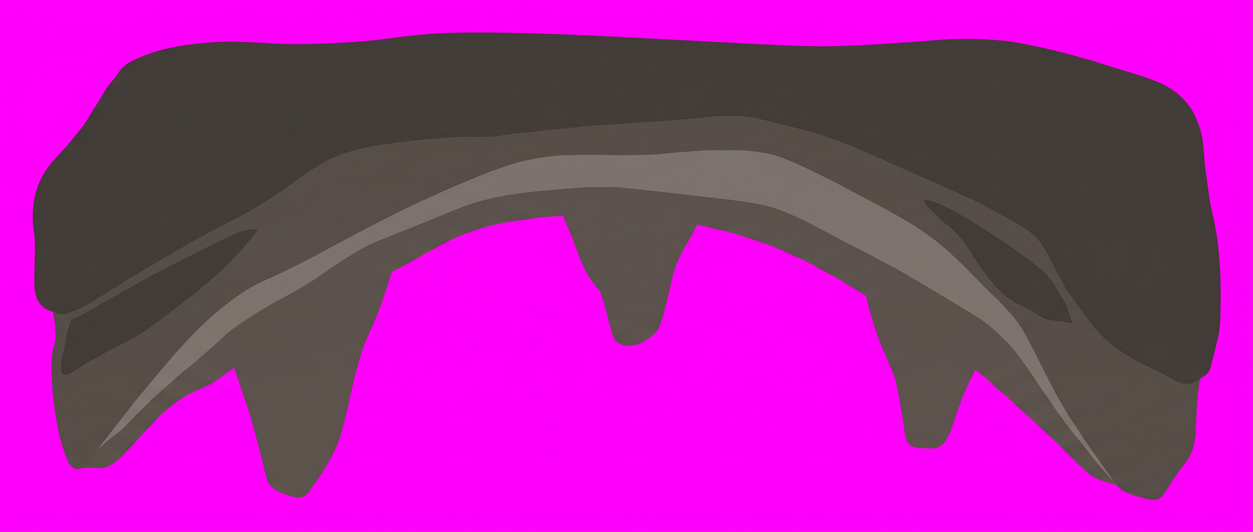
#> input picture Captures/Fire023SpringFive/fire-spring-cave-roof-chroma.png, 1253 x 532 px, shrunk from 3168 x 1344 before the run, given as the content of the folder /Art/Generated/Environment/Fire/OnDemand/fire023-spring-five, which was not available
$ python clean-chroma-spill.py
#> lines starting #> are read from the running program, lines starting #| are printed output that depends on the picture
from pathlib import Path
from PIL import Image
import json
root=Path(__file__).resolve().parents[2]
results=[]
for p in sorted((root/'Assets/Art/Generated/Environment/Fire/OnDemand/fire023-spring-five').glob('*.png')):
 im=Image.open(p).convert('RGBA');pix=im.load();count=0
 for y in range(im.height):
  for x in range(im.width):
   r,g,b,a=pix[x,y]
   if a and min(r,b)>g+8:
    spill=min(r,b)-g
    pix[x,y]=(r-spill,g,b-spill,a);count+=1
#> after the loop, count = 308642
 if count:im.save(p)
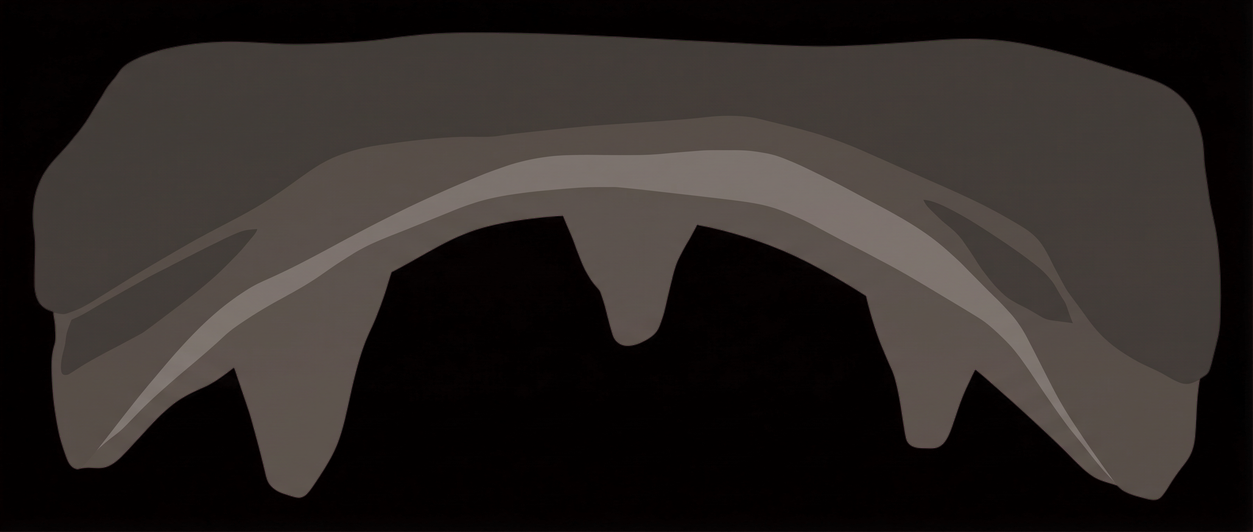
#> saved as fire-spring-cave-roof-chroma.png: PIL image 1253x532 RGBA; mean R, G, B, A 45.2, 39.7, 37.1, 255
 results.append({'file':p.name,'despilled_pixels':count})
(root/'Captures/Fire023SpringFive/despill-audit.json').write_text(json.dumps(results,indent=2));print(results)
#| [{'file': 'fire-spring-cave-roof-chroma.png', 'despilled_pixels': 308642}]

$ run again, on Captures/Fire023SpringFive/fire-spring-water-chroma.png
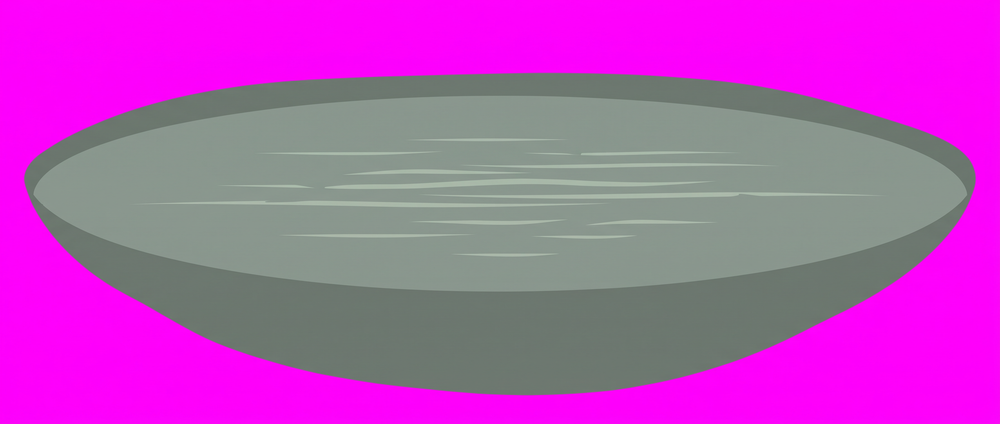
#> input picture Captures/Fire023SpringFive/fire-spring-water-chroma.png, 1000 x 424 px, shrunk from 3168 x 1344 before the run, given as the content of the folder /Art/Generated/Environment/Fire/OnDemand/fire023-spring-five, which was not available
#> after the loop `for y in range(im.height):`: count = 191435
#> `if count:im.save(p)`:
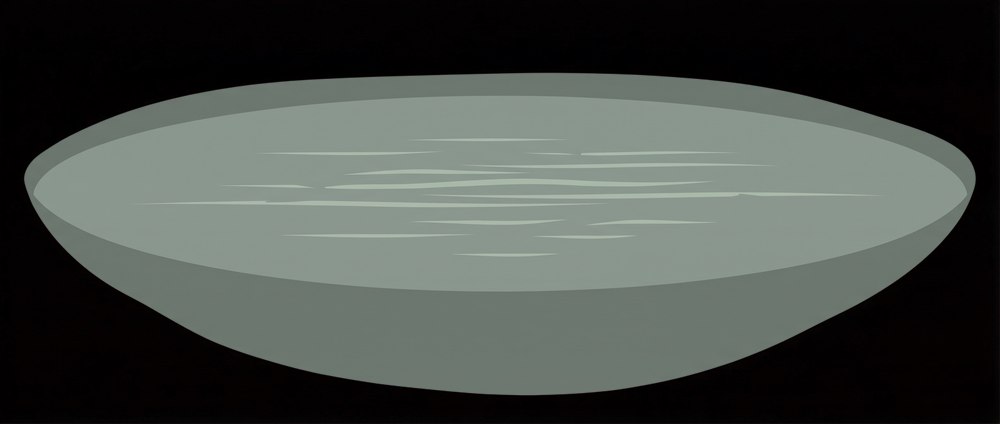
#> saved as fire-spring-water-chroma.png: PIL image 1000x424 RGBA; mean R, G, B, A 71.3, 77.2, 72.4, 255
#| [{'file': 'fire-spring-water-chroma.png', 'despilled_pixels': 191435}]

$ run again, on Captures/Fire023SpringFive/fire-spring-water-retry-chroma.png
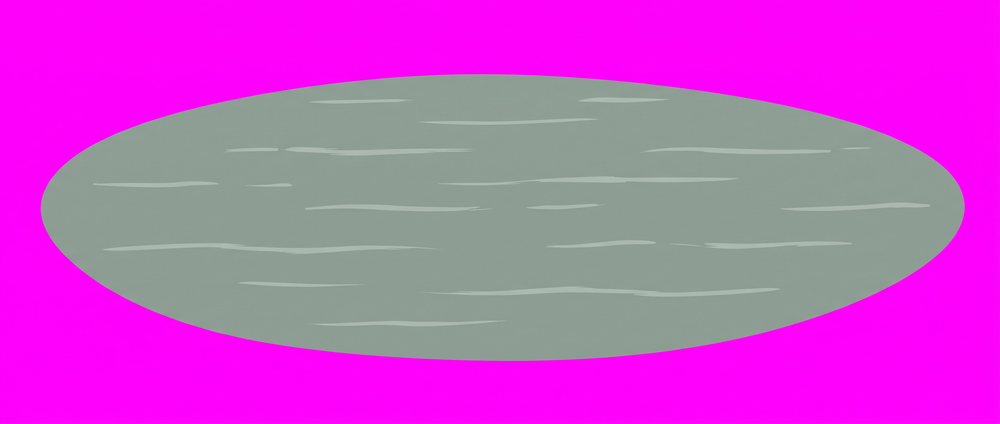
#> input picture Captures/Fire023SpringFive/fire-spring-water-retry-chroma.png, 1000 x 424 px, shrunk from 3168 x 1344 before the run, given as the content of the folder /Art/Generated/Environment/Fire/OnDemand/fire023-spring-five, which was not available
#> after the loop `for y in range(im.height):`: count = 217962
#> `if count:im.save(p)`:
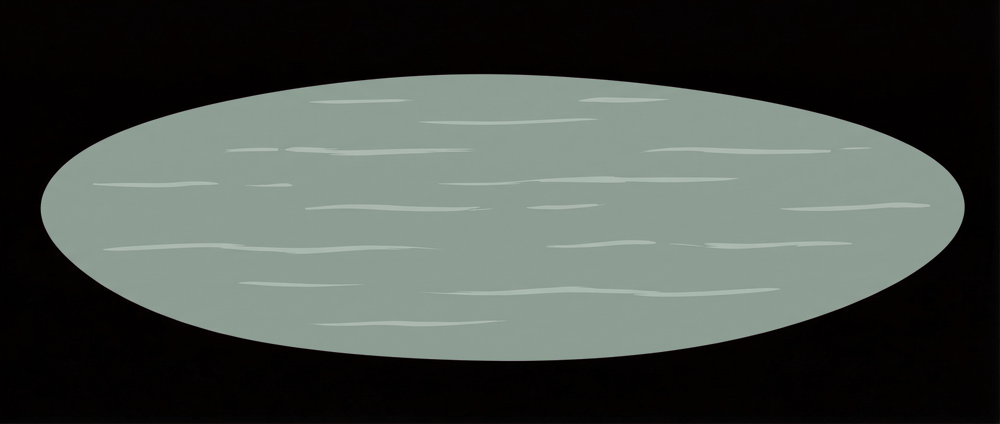
#> saved as fire-spring-water-retry-chroma.png: PIL image 1000x424 RGBA; mean R, G, B, A 71.7, 78.2, 73.3, 255
#| [{'file': 'fire-spring-water-retry-chroma.png', 'despilled_pixels': 217962}]
